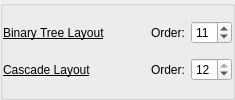
               <widget class="QGroupBox" name="groupBox_30">
                <property name="title">
                 <string/>
                </property>
                <property name="flat">
                 <bool>true</bool>
                </property>
                <layout class="QGridLayout" name="gridLayout_65">
                 <property name="leftMargin">
                  <number>0</number>
                 </property>
                 <property name="topMargin">
                  <number>1</number>
                 </property>
                 <property name="rightMargin">
                  <number>0</number>
                 </property>
                 <property name="bottomMargin">
                  <number>1</number>
                 </property>
                 <property name="verticalSpacing">
                  <number>0</number>
                 </property>
                 <item row="0" column="4">
                  <widget class="QSpinBox" name="kcfg_binaryTreeLayoutOrder">
                   <property name="font">
                    <font>
                     <italic>false</italic>
                     <bold>false</bold>
                     <underline>false</underline>
                    </font>
                   </property>
                   <property name="toolTip">
                    <string>&lt;html&gt;&lt;head/&gt;&lt;body&gt;&lt;p&gt;0 - to disable&lt;/p&gt;&lt;/body&gt;&lt;/html&gt;</string>
                   </property>
                   <property name="maximum">
                    <number>12</number>
                   </property>
                   <property name="value">
                    <number>11</number>
                   </property>
                  </widget>
                 </item>
                 <item row="1" column="2">
                  <spacer name="horizontalSpacer_60">
                   <property name="orientation">
                    <enum>Qt::Orientation::Horizontal</enum>
                   </property>
                   <property name="sizeHint" stdset="0">
                    <size>
                     <width>40</width>
                     <height>20</height>
                    </size>
                   </property>
                  </spacer>
                 </item>
                 <item row="0" column="1">
                  <widget class="QLabel" name="label_111">
                   <property name="font">
                    <font>
                     <italic>false</italic>
                     <bold>false</bold>
                     <underline>true</underline>
                    </font>
                   </property>
                   <property name="text">
                    <string>Binary Tree Layout</string>
                   </property>
                  </widget>
                 </item>
                 <item row="0" column="2">
                  <spacer name="horizontalSpacer_59">
                   <property name="orientation">
                    <enum>Qt::Orientation::Horizontal</enum>
                   </property>
                   <property name="sizeHint" stdset="0">
                    <size>
                     <width>40</width>
                     <height>20</height>
                    </size>
                   </property>
                  </spacer>
                 </item>
                 <item row="1" column="1">
                  <widget class="QLabel" name="label_113">
                   <property name="font">
                    <font>
                     <italic>false</italic>
                     <bold>false</bold>
                     <underline>true</underline>
                    </font>
                   </property>
                   <property name="text">
                    <string>Cascade Layout</string>
                   </property>
                  </widget>
                 </item>
                 <item row="0" column="3">
                  <widget class="QLabel" name="label_112">
                   <property name="font">
                    <font>
                     <italic>false</italic>
                     <bold>false</bold>
                     <underline>false</underline>
                    </font>
                   </property>
                   <property name="text">
                    <string>Order:</string>
                   </property>
                  </widget>
                 </item>
                 <item row="1" column="3">
                  <widget class="QLabel" name="label_114">
                   <property name="font">
                    <font>
                     <italic>false</italic>
                     <bold>false</bold>
                     <underline>false</underline>
                    </font>
                   </property>
                   <property name="text">
                    <string>Order:</string>
                   </property>
                  </widget>
                 </item>
                 <item row="1" column="4">
                  <widget class="QSpinBox" name="kcfg_cascadeLayoutOrder">
                   <property name="font">
                    <font>
                     <italic>false</italic>
                     <bold>false</bold>
                     <underline>false</underline>
                    </font>
                   </property>
                   <property name="toolTip">
                    <string>&lt;html&gt;&lt;head/&gt;&lt;body&gt;&lt;p&gt;0 - to disable&lt;/p&gt;&lt;/body&gt;&lt;/html&gt;</string>
                   </property>
                   <property name="maximum">
                    <number>12</number>
                   </property>
                   <property name="value">
                    <number>12</number>
                   </property>
                  </widget>
                 </item>
                </layout>
               </widget>
